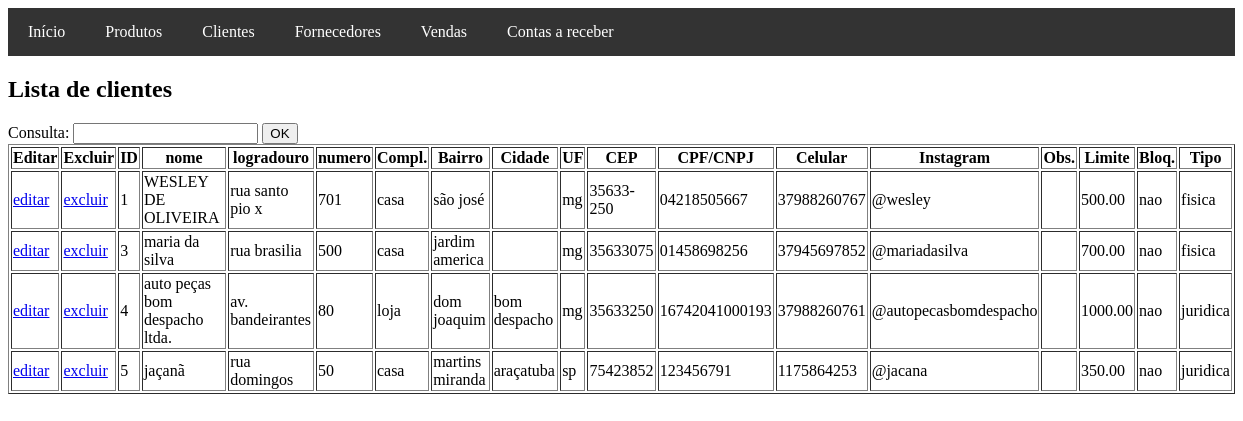
The app's page /clientes/controle.php, older data.
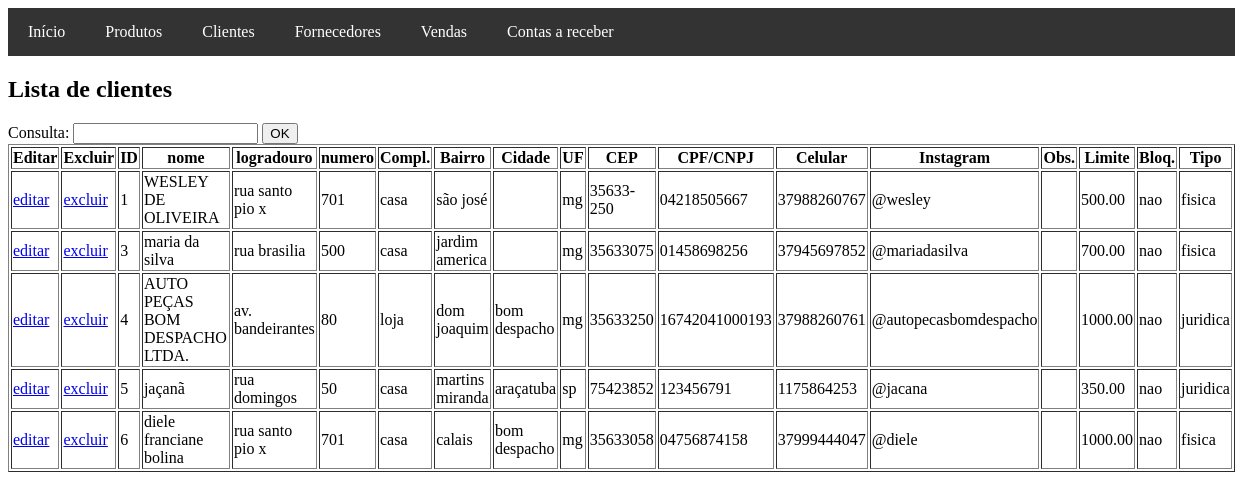
The same page, newer data.
### tables this page shows
CREATE TABLE `clientes` (
  `id` int(11) NOT NULL,
  `tipo` text NOT NULL,
  `nome` varchar(100) NOT NULL,
  `logradouro` varchar(100) DEFAULT NULL,
  `numero` varchar(10) DEFAULT NULL,
  `complemento` varchar(50) DEFAULT NULL,
  `bairro` varchar(50) DEFAULT NULL,
  `cidade` varchar(50) DEFAULT NULL,
  `uf` char(2) DEFAULT NULL,
  `cep` varchar(9) DEFAULT NULL,
  `rg` varchar(20) DEFAULT NULL,
  `cpf` varchar(14) DEFAULT NULL,
  `cnpj` text NOT NULL,
  `insc` text NOT NULL,
  `celular` varchar(20) DEFAULT NULL,
  `instagram` varchar(50) DEFAULT NULL,
  `obs` text DEFAULT NULL,
  `limite` decimal(10,2) DEFAULT 0.00,
  `bloqueado` text DEFAULT NULL
);

### clientes/controle.php (the view, shortened to what this page needs)
<!DOCTYPE html>
<html lang="en">
<head>
</head>
<body>
  <?php
    include_once '../includes/header.php';
    include_once '../config/conexao.php';
  ?>
      <h2>Lista de clientes</h2>
      <form action="" method="post">
        <label for="consulta">Consulta:</label>
        <input type="text" name="consulta" id="consulta">
        <input type="submit" value="OK">
      </form>
  <?php
      $consulta = isset($_POST["consulta"]) ? $_POST["consulta"] : "";
      if ($consulta == ""){
          $exibe = "SELECT * FROM clientes";
          $sql = mysqli_query($conexao, $exibe) or die("Não foi possível executar consulta." . mysqli_error($conexao));
      } else {
          $exibe = "SELECT * FROM clientes WHERE nome LIKE '%$consulta%' ";
          $sql = mysqli_query($conexao, $exibe);
      }
      echo "<table border='1'>";
        echo "<tr>
                <th>Editar</th>
                <th>Excluir</th>
                <th>ID</th>
                <th>nome</th>
                <th>logradouro</th>
                <th>numero</th>
                <th>Compl.</th>
                <th>Bairro</th>
                <th>Cidade</th>
                <th>UF</th>
                <th>CEP</th>
                <th>CPF/CNPJ</th>
                <th>Celular</th>
                <th>Instagram</th>
                <th>Obs.</th>
                <th>Limite</th>
                <th>Bloq.</th>
                <th>Tipo</th>
            </tr>";
        while ($row = mysqli_fetch_assoc($sql)) {
            echo "<tr>";
                echo "<td><a href='editar.php?id=".$row['id']."'>editar</td>";
                echo "<td><a href='excluir.php?id=".$row['id']."'>excluir</td>";
                echo "<td>{$row['id']}</td>";
                echo "<td>{$row['nome']}</td>";
                echo "<td>{$row['logradouro']}</td>";
                echo "<td>{$row['numero']}</td>";
                echo "<td>{$row['complemento']}</td>";
                echo "<td>{$row['bairro']}</td>";
                echo "<td>{$row['cidade']}</td>";
                echo "<td>{$row['uf']}</td>";
                echo "<td>{$row['cep']}</td>";
                if ($row['tipo'] === 'fisica') {
                   echo "<td>{$row['cpf']}</td>";
                } else if ($row['tipo'] === 'juridica') {
                   echo "<td>{$row['cnpj']}</td>";
                } else {
                   echo "<td>-</td>";
                }
                echo "<td>{$row['celular']}</td>";
                echo "<td>{$row['instagram']}</td>";
                echo "<td>{$row['obs']}</td>";
                echo "<td>{$row['limite']}</td>";
                echo "<td>{$row['bloqueado']}</td>";
                echo "<td>{$row['tipo']}</td>";
            echo "</tr>";
        }
      echo "</table>";
   ?>
</body>
</html>

Row changes from the older to the newer data that the page shows:
changed clientes "av. bandeirantes": nome "auto peças bom despacho ltda." → "AUTO PEÇAS BOM DESPACHO LTDA."
added clientes: id "6", nome "diele franciane bolina", logradouro "rua santo pio x", numero "701", complemento "casa", bairro "calais", cidade "bom despacho", uf "mg", cep "35633058", cpf "04756874158", celular "37999444047", instagram "@diele", limite "1000.00", bloqueado "nao", tipo "fisica"
